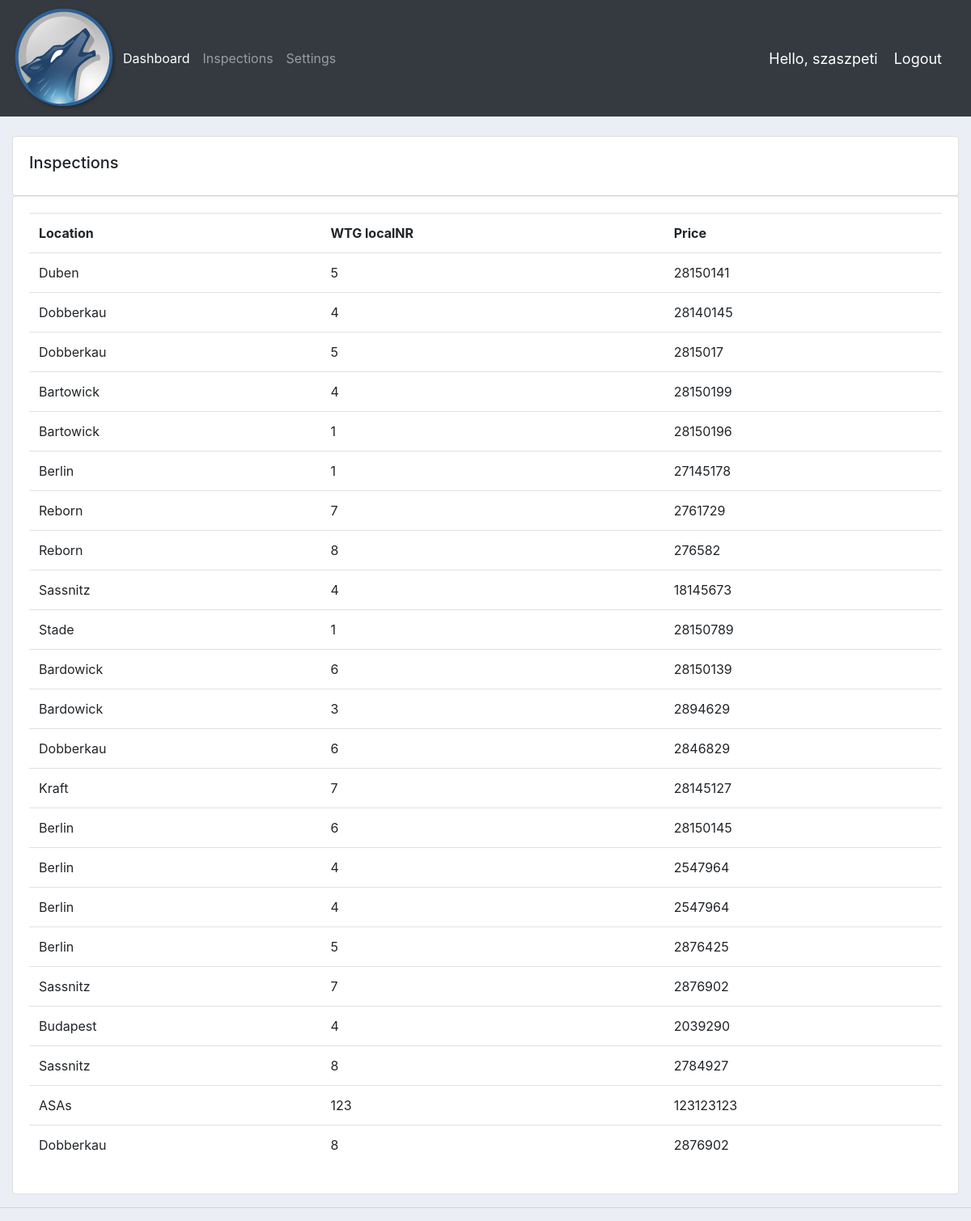
/inspections/ (signed in), run on the app's committed database.
### accounts/models.py (models this page shows, shortened)
class Inspection(models.Model):
	date = models.DateTimeField(auto_now_add=True)
	location = models.CharField(max_length=50)
	wtglocalnumber = models.CharField(max_length=3)
	wtgnumber = models.CharField(max_length=15)
	technician_one = models.ForeignKey(Technician, null=True, on_delete= models.SET_NULL)
	technician_two = models.CharField(max_length=50)
	technician_three = models.CharField(max_length=50, null=True, blank=True)
	notes = models.TextField(null=True, blank=True)
	TRAVEL_OFFICE_WTG = 'Travel Office --> WTG'
	TRAVEL_WTG_OFFICE = 'Travel WTG --> Office'
	TRAVEL_HOTEL_WTG = 'Travel Hotel --> WTG'
	TRAVEL_WTG_HOTEL = 'Travel WTG --> Hotel'
	TRAVEL_EXTRA = 'Travel Extra'
	WORK_PREPARATION = 'Work Preparation'
	UT_INSPECTION = 'UT Inspection'
	STANDBY_WEATHER = 'Standby Weather'
	STANDBY_WTG_DISORDER = 'Standby WTG Disorder'
	CLEANING = 'Cleaning'
	OTHER = 'Other'
	ACTIVITY = [(TRAVEL_OFFICE_WTG, 'Travel Office --> WTG '),
				(TRAVEL_WTG_OFFICE, 'Travel WTG --> Office'),
				(TRAVEL_HOTEL_WTG, 'Travel Hotel --> WTG'),
				(TRAVEL_WTG_HOTEL, 'Travel WTG --> Hotel'),
				(TRAVEL_EXTRA, 'Travel Extra'),
				(WORK_PREPARATION, 'Work Preparation'),
				(UT_INSPECTION, 'UT Inspection'),
				(STANDBY_WEATHER, 'Standby Weather'),
				(STANDBY_WTG_DISORDER, 'Standby WTG Disorder'),
				(CLEANING, 'Cleaning'),
				(OTHER, 'Other'),
				]
	activity_1 = models.CharField(choices=ACTIVITY, max_length=50)
	time_start_1 = models.TimeField(null=True,blank=True, auto_now=False, auto_now_add=False)
	time_end_1 = models.TimeField(null=True,blank=True, auto_now=False, auto_now_add=False)
	note_1 = models.CharField(max_length=200, blank=True)
	activity_2 = models.CharField(choices=ACTIVITY, max_length=50)
	time_start_2 = models.TimeField(null=True,blank=True, auto_now=False, auto_now_add=False)
	time_end_2 = models.TimeField(null=True,blank=True, auto_now=False, auto_now_add=False)
	note_2 = models.CharField(max_length=200, blank=True)
	activity_3 = models.CharField(choices=ACTIVITY, max_length=50)
	time_start_3 = models.TimeField(null=True,blank=True, auto_now=False, auto_now_add=False)
	time_end_3 = models.TimeField(null=True,blank=True, auto_now=False, auto_now_add=False)
	note_3 = models.CharField(max_length=200, blank=True)
	activity_4 = models.CharField(choices=ACTIVITY, max_length=50)
	time_start_4 = models.TimeField(null=True,blank=True, auto_now=False, auto_now_add=False)
	time_end_4 = models.TimeField(null=True,blank=True, auto_now=False, auto_now_add=False)
	note_4 = models.CharField(max_length=200, blank=True)
	activity_5 = models.CharField(choices=ACTIVITY, max_length=50)
	time_start_5 = models.TimeField(null=True,blank=True, auto_now=False, auto_now_add=False)
	time_end_5 = models.TimeField(null=True,blank=True, auto_now=False, auto_now_add=False)
	note_5 = models.CharField(max_length=200, blank=True)
	activity_6 = models.CharField(choices=ACTIVITY, max_length=50)
	time_start_6 = models.TimeField(null=True,blank=True, auto_now=False, auto_now_add=False)
	time_end_6 = models.TimeField(null=True,blank=True, auto_now=False, auto_now_add=False)
	note_6 = models.CharField(max_length=200,blank=True)
	photo = ImageField(blank=True, manual_crop="")

### accounts/views.py (the view)
# urls.py: path('inspections/', views.inspections, name='inspections'),
@login_required(login_url='login')
def inspections(request):
    inspections = Inspection.objects.all()
    return render(request, 'accounts/inspections.html', {'inspections':inspections})

### accounts/templates/accounts/inspections.html
{%  extends 'accounts/main.html' %}
{% block content %}
		<br>
		<div class="row">
			<div class="col-md">
				<div class="card card-body">
					<h5>Inspections</h5>
				</div>
				<div class="card card-body">
					<table class="table">
						<tr>
							<th>Location</th>
							<th>WTG localNR</th>
							<th>Price</th>
						</tr>
						{% for i in inspections %}
						<tr>
						<td>{{i.location}}</td>
						<td>{{i.wtglocalnumber}}</td>
						<td>{{i.wtgnumber}}</td>
        				</tr>
						{% endfor %}
					</table>
				</div>
			</div>
		</div>
{% endblock content %}

### accounts/templates/accounts/navbar.html (shortened to what this page needs)
{% load static %}
<nav class="navbar navbar-expand-lg navbar-dark bg-dark">
 <img src="{% static 'images/logo.png' %}">
  <div class="collapse navbar-collapse" id="navbarNav">
    <ul class="navbar-nav">
      <li class="nav-item active">
        <a class="nav-link" href="{% url 'home' %}">Dashboard</a>
      </li>
      <li class="nav-item">
        <a class="nav-link" href="">Inspections</a>
      </li>
       <li class="nav-item">
        <a class="nav-link" href="">Settings</a>
      </li>
    </ul>
  </div>
  <span class="hello-msg">Hello, {{request.user}}</span>
  <span ><a  class="hello-msg" href="{% url 'logout' %}">Logout</a></span>
</nav>

### static/css/main.css (style rules this page uses)
body { background-color: #ebeff5; }

### accounts/templates/accounts/navbar.html (style rules this page uses)
.hello-msg { font-size: 18px; color: #fff; margin-right: 20px; }

### data on the page
Inspection: location "Duben", wtglocalnumber "5", wtgnumber "28150141"
Inspection: location "Dobberkau", wtglocalnumber "4", wtgnumber "28140145"
Inspection: location "Dobberkau", wtglocalnumber "5", wtgnumber "2815017"
Inspection: location "Bartowick", wtglocalnumber "4", wtgnumber "28150199"
Inspection: location "Bartowick", wtglocalnumber "1", wtgnumber "28150196"
Inspection: location "Berlin", wtglocalnumber "1", wtgnumber "27145178"
Inspection: location "Reborn", wtglocalnumber "7", wtgnumber "2761729"
Inspection: location "Reborn", wtglocalnumber "8", wtgnumber "276582"
Inspection: location "Sassnitz", wtglocalnumber "4", wtgnumber "18145673"
Inspection: location "Stade", wtglocalnumber "1", wtgnumber "28150789"
Inspection: location "Bardowick", wtglocalnumber "6", wtgnumber "28150139"
Inspection: location "Bardowick", wtglocalnumber "3", wtgnumber "2894629"
Inspection: location "Dobberkau", wtglocalnumber "6", wtgnumber "2846829"
Inspection: location "Kraft", wtglocalnumber "7", wtgnumber "28145127"
Inspection: location "Berlin", wtglocalnumber "6", wtgnumber "28150145"
Inspection: location "Berlin", wtglocalnumber "4", wtgnumber "2547964"
Inspection: location "Berlin", wtglocalnumber "4", wtgnumber "2547964"
Inspection: location "Berlin", wtglocalnumber "5", wtgnumber "2876425"
Inspection: location "Sassnitz", wtglocalnumber "7", wtgnumber "2876902"
Inspection: location "Budapest", wtglocalnumber "4", wtgnumber "2039290"
Inspection: location "Sassnitz", wtglocalnumber "8", wtgnumber "2784927"
Inspection: location "ASAs", wtglocalnumber "123", wtgnumber "123123123"
Inspection: location "Dobberkau", wtglocalnumber "8", wtgnumber "2876902"

### other printed values
{{ request.user }} "szaszpeti"
